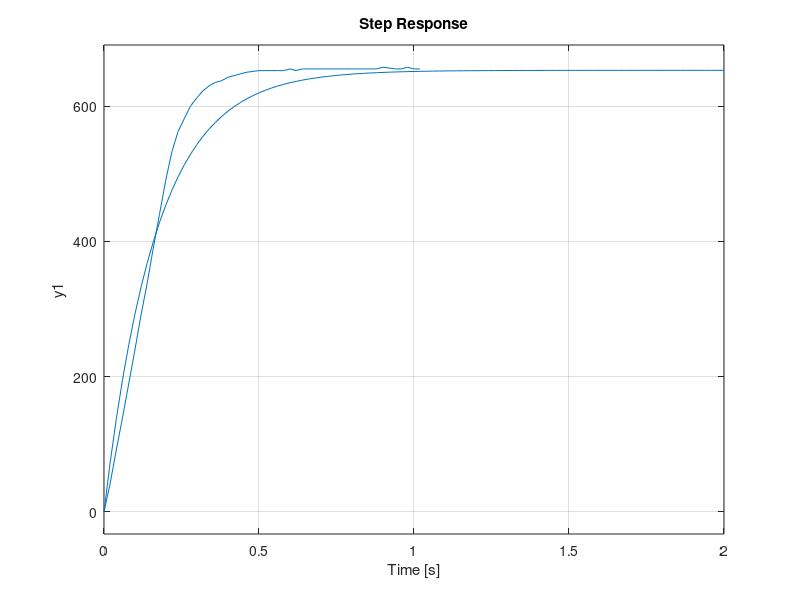

This chart was generated by the following MATLAB code: (Note: this script raises an error after producing the figure.)
clear
clf
close all
clc

load dataOut_motor_w_gb.txt
plot(dataOut_motor_w_gb(:,1),dataOut_motor_w_gb(:,2))
hold
G=tf(15.235,[1,5.95])
step(255*G)
hold off
sisotool(G)

figure()
load dataOut_motor_wo_gb.txt
plot(dataOut_motor_wo_gb(:,1),dataOut_motor_wo_gb(:,2))
% motor encoder pulse to shaft angle =0.3 * pulse
